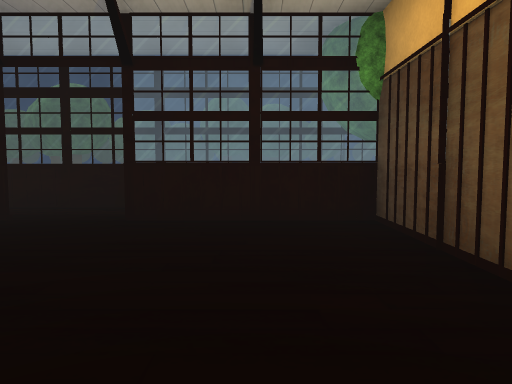
View 1 (above)

24 first-person views from a walk through a 3-D level made in the Unity game engine. The camera is 1.5 m above the floor, tilts 4° down and sees 70° across. The floor is counted in squares, 2 m on a side. Each view is taken from the middle of a square. On the plan, view 1 faces up. The plan holds only what a view shows up to about 11 squares ahead; the rest is blank. The place goes on beyond the plan. Some trees and plants on the terrain are drawn as simple stand-ins. The player character is not drawn. Some animated figures are left out. Some surface patterns are stand-ins.

View 2
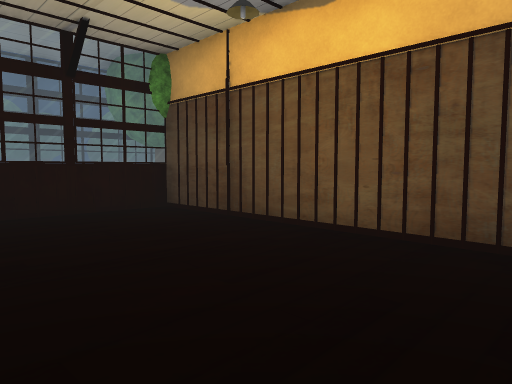

View 3
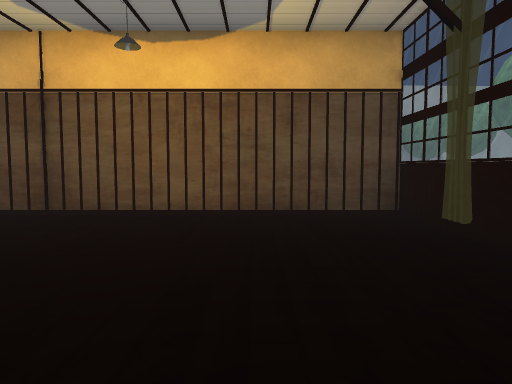

View 4
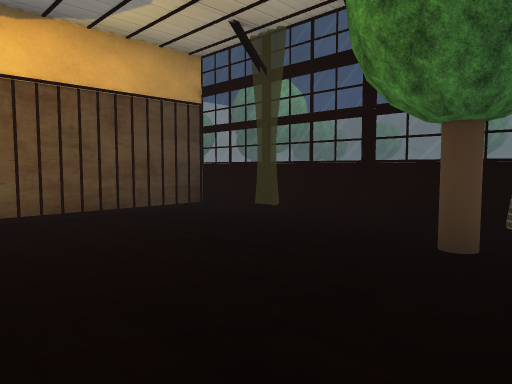

View 5
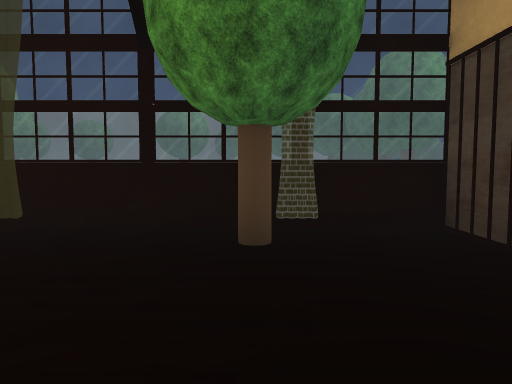

View 6
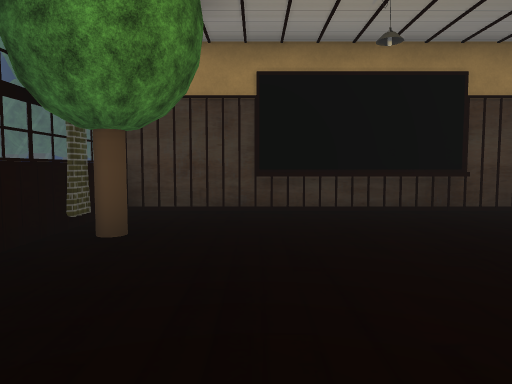

View 7
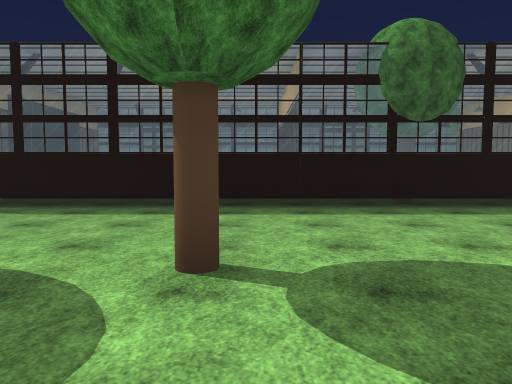

View 8
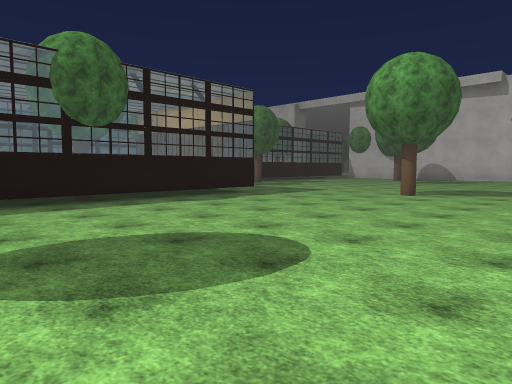

View 9
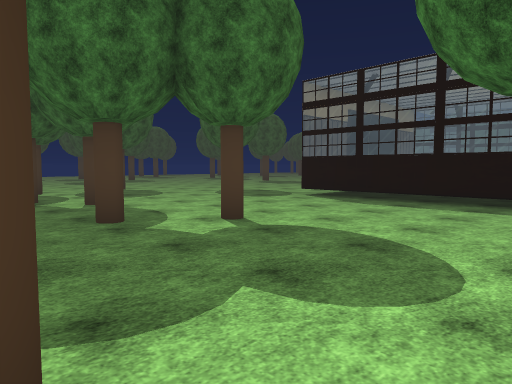

View 10
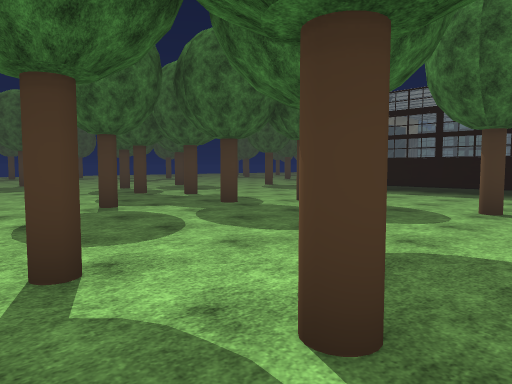

View 11
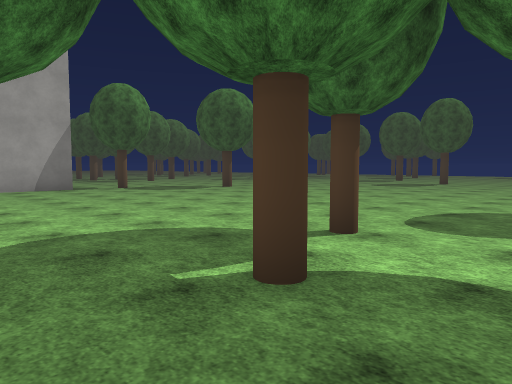

View 12
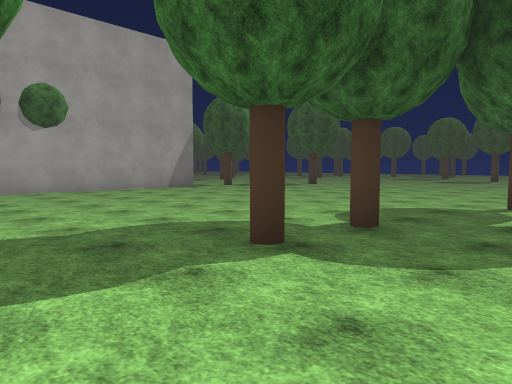

View 13
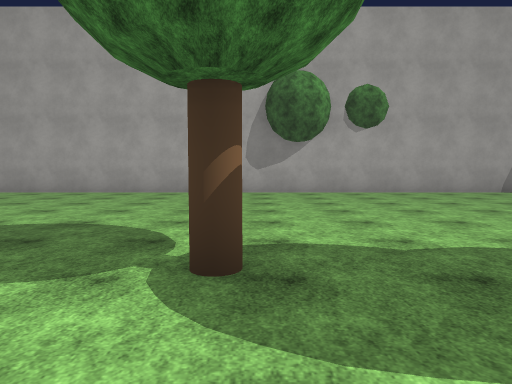

View 14
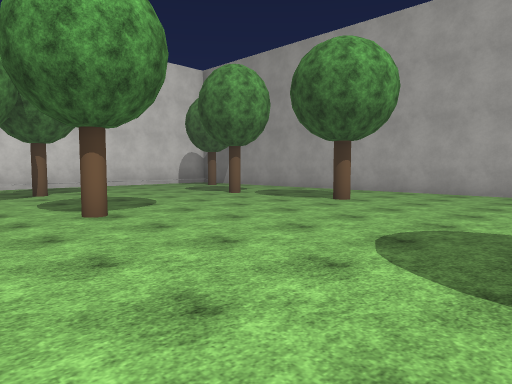

View 15
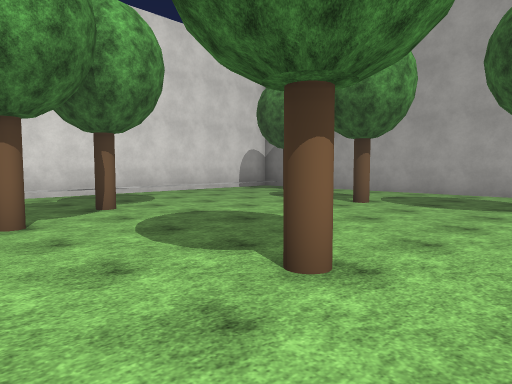

View 16
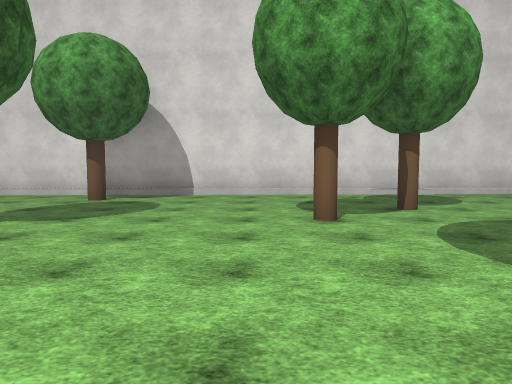

View 17
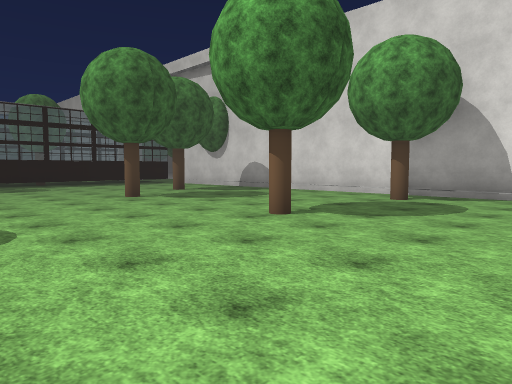

View 18
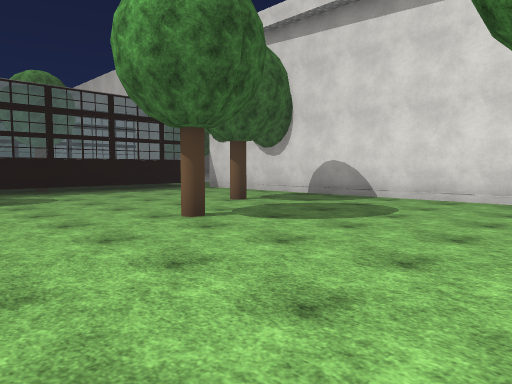

View 19
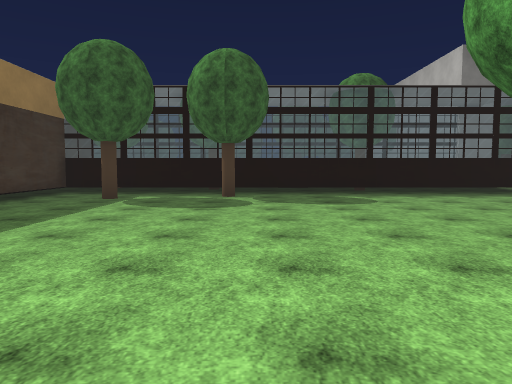

View 20
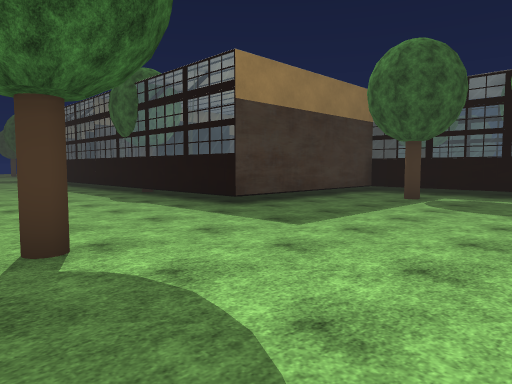

View 21
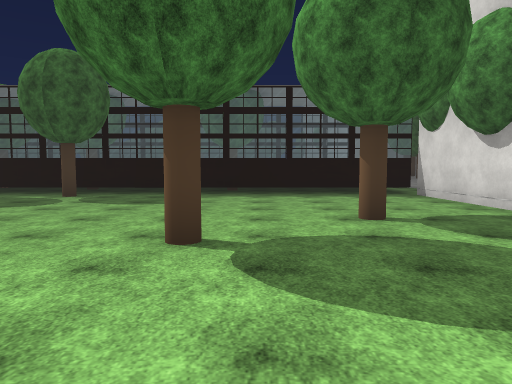

View 22
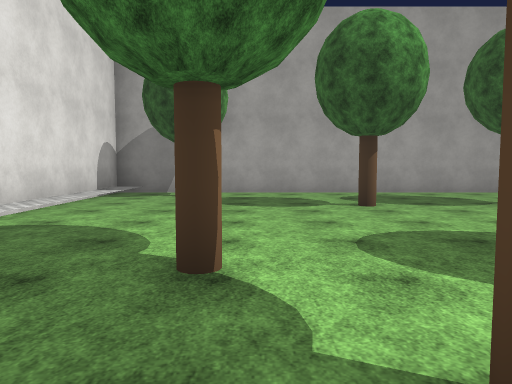

View 23
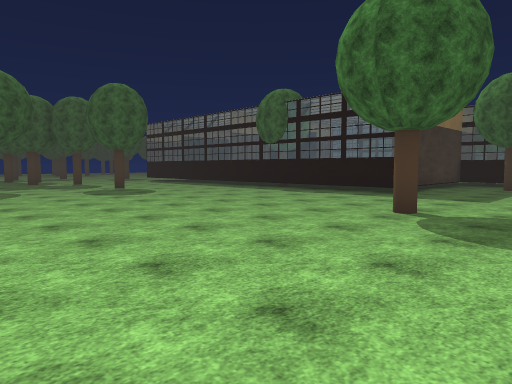

View 24
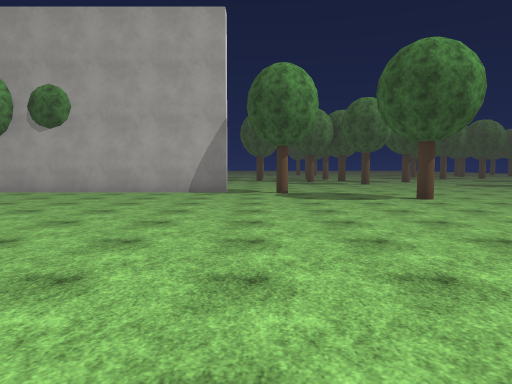

### Floor plan
Key: @ floor where view 1 was taken; # wall or solid block; . main floor; : floor 0.25 m higher than the main floor; / step, stairs or slope; = window, fence, low wall or low ledge; T tree; H thing the floor can be seen under or through; O other object.
Columns run from 14 left of view 1 to 16 right of it. Each row starts with its distance up from view 1.
  7          ###
  6           :::   T
  5           =::===#  :O   T
  4          #::::::## :::::T:
  3          #::::::H=============
  2          #::::::H.T.T......../T
  1          #::::::H............/#
  0    ::::  #::::@:H............/T
 -1    ::::::#:T::::H............/#
 -2  .#= == === == =H..........T./#
 -3 ........................T..../
 -4 ............................./#
 -5 ............................./#
 -6 ....T...T.........T........../#
 -7 .T.........................../#
 -8 T..T.....................T..T/#
 -9 ............................./#
-10 ..T....T...................../#
-11 ............................./#
-12 ......T.T...... ............./#
-13 ..........TT.............T.../#
-14 ......................T....../#
-15 ..............T...........T../#
-16  ............................/#
-17  ............................/#
-18  ............................/#
-19 .....................T..T..../#
-20 .T............. ............./#
-21 ............... ............T/#
-22 ....T.......... ............./#
-23 ......#####T#T#################

Where each view was taken, in squares from view 1:
view 1: 0 up, 0 right, facing up
view 2: 1 down, 2 left, facing up-right
view 3: 0 up, 4 left, facing right
view 4: 2 up, 4 left, facing down-right
view 5: 2 up, 3 left, facing down
view 6: 0 up, 1 right, facing left
view 7: 9 down, 6 left, facing up
view 8: 10 down, 6 left, facing up-right
view 9: 10 down, 6 left, facing up-left
view 10: 13 down, 5 left, facing up-left
view 11: 10 down, 4 left, facing down-left
view 12: 11 down, 0 right, facing down-left
view 13: 12 down, 0 right, facing down
view 14: 12 down, 2 right, facing down-right
view 15: 12 down, 6 right, facing down-right
view 16: 12 down, 6 right, facing right
view 17: 12 down, 6 right, facing up-right
view 18: 8 down, 7 right, facing up-right
view 19: 7 down, 7 right, facing up
view 20: 7 down, 7 right, facing up-left
view 21: 7 down, 11 right, facing up
view 22: 12 down, 12 right, facing down
view 23: 12 down, 6 right, facing up-left
view 24: 12 down, 9 left, facing down
